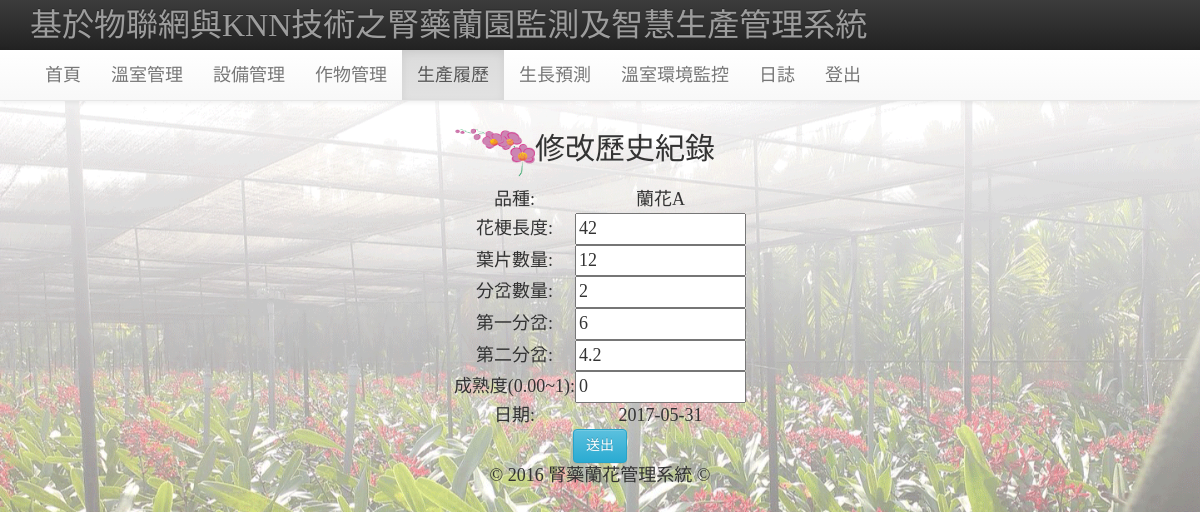
Page /PH2_update.php?id=1 (signed in) on the committed database.
### tables this page shows
CREATE TABLE `history` (
  `h_id` int(255) UNSIGNED NOT NULL,
  `h_biology` varchar(255) NOT NULL COMMENT '品種',
  `h_username` varchar(255) NOT NULL COMMENT '使用者',
  `h_on` int(255) NOT NULL,
  `h_leafNum` int(11) NOT NULL COMMENT '葉片數量',
  `h_pedlength` double NOT NULL COMMENT '花梗長度',
  `h_bifNum` int(255) NOT NULL COMMENT '分岔數',
  `h_bifNum1` double DEFAULT NULL COMMENT '第一分岔',
  `h_bifNum2` double DEFAULT NULL COMMENT '第二分岔',
  `maturity` double NOT NULL COMMENT '成熟度',
  `h_date` date NOT NULL,
  `h_jointime` timestamp NULL DEFAULT CURRENT_TIMESTAMP ON UPDATE CURRENT_TIMESTAMP
);

### PH2_update.php (the view, shortened to what this page needs)
<?php
$query_RecFlower = "SELECT * FROM `history` WHERE `h_id`=".$_GET["id"];
$RecFlower = mysql_query($query_RecFlower);
$row_RecFlower=mysql_fetch_assoc($RecFlower);
?>
<!DOCTYPE html>
<html lang="en">
<head>
  	<link rel="stylesheet" href="https://maxcdn.bootstrapcdn.com/bootstrap/3.3.1/css/bootstrap.min.css">
  	<link rel="stylesheet" href="https://maxcdn.bootstrapcdn.com/bootstrap/3.3.1/css/bootstrap-theme.min.css">
</head>
<body style="text-align:center;font-size:18px;background-image: url(img/46505.png);background-size: cover;background-attachment: fixed; font-family: 微軟正黑體;margin:30px">
<nav class="navbar navbar-inverse navbar-fixed-top" role="navigation">
  <div class="container">
    <div class="navbar-header">
     <a class="navbar-brand" href="member_center.php" style="font-size: 24pt;">基於物聯網與KNN技術之腎藥蘭園監測及智慧生產管理系統</a>
    </div>
  </div>
</nav>
<nav class="navbar navbar-default navbar-fixed-top" style="top: 50px;" role="navigation">
  <div class="container">
    <div id="navbar" class="navbar-collapse collapse">
      <ul class="nav navbar-nav">
        <li><a href="member_center.php">首頁</a></li>
        <li><a href="GMM.php">溫室管理</a></li>
        <li><a href="SM.php">設備管理</a></li>
        <li><a href="CM.php">作物管理</a></li>
        <li class="active"><a href="PH.php?select=1">生產履歷</a></li>
        <li><a href="prediction.php">生長預測</a></li>
        <li><a href="http://140.127.1.99/orchid_garden/index.html" target=" _new">溫室環境監控</a></li>
        <li><a href="Diary.php">日誌</a></li>
        <li><a href="?logout=true">登出</a></li>
      </ul>
    </div>
  </div>
</nav>
<br><br><br>
<div class="row col-xs-12 ">
	<h2><img src="img/LOGO.png" alt="LOGO" width="80" height="50">修改歷史紀錄</h2>
</div>
<hr>
	<table align="center" >
	<form name="hform" method="post" onSubmit="return checkForm();" >
		<tr>
			<td>品種:</td>
			<td><?php echo $row_RecFlower["h_biology"]; ?></td>
		</tr>
		<tr>
			<td>花梗長度:</td>
			<td><input type="text" name="h_pedlength" value="<?php echo $row_RecFlower["h_pedlength"]; ?>" size="14" id="h_pedlength"></td>
		</tr>
		<tr>
			<td>葉片數量:</td>
			<td><input type="text" name="h_leafNum" value="<?php echo $row_RecFlower["h_leafNum"]; ?>" size="14" id="h_leafNum"></td>
		</tr>
		<tr>
			<td>分岔數量:</td>
			<td><input type="text" name="h_bifNum" value="<?php echo $row_RecFlower["h_bifNum"]; ?>" size="14" id="h_bifNum" ></td>
		</tr>
		<tr>
			<td>第一分岔:</td>
			<td><input type="text" name="h_bifNum1" value="<?php echo $row_RecFlower["h_bifNum1"]; ?>" size="14" id="h_bifNum1" ></td>
		</tr>
		<tr>
			<td>第二分岔:</td>
			<td><input type="text" name="h_bifNum2" value="<?php echo $row_RecFlower["h_bifNum2"]; ?>" size="14" id="h_bifNum2" ></td>
		</tr>
		<tr>
			<td>成熟度(0.00~1):</td>
			<td><input type="text" name="maturity" value="<?php echo $row_RecFlower["maturity"]; ?>" size="14" id="maturity" ></td>
		</tr>
		<tr>
			<td>日期:</td>
			<td><?php echo $row_RecFlower["h_date"]; ?></td>
		</tr>
		<tr>
			<td colspan="2">
            	<input type="submit" class="btn btn-info" name="Submit2" value="送出">
			</td>
		</tr>
		<tr>
    		<td align="center" colspan="2">© 2016 腎藥蘭花管理系統 ©</td>
  		</tr>
	</form>
</table>
</body>
</html>

### rows in the picture
history: h_biology "蘭花A", h_pedlength "42", h_leafNum "12", h_bifNum "2", h_bifNum1 "6", h_bifNum2 "4.2", maturity "0", h_date "2017-05-31"
